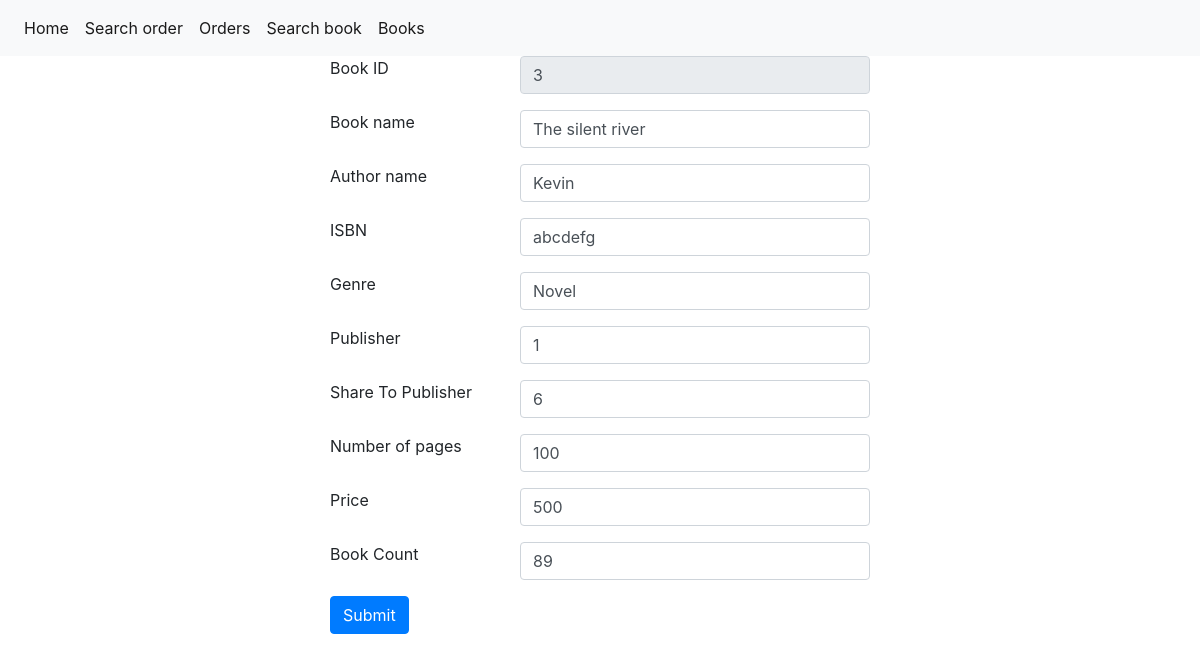
Screenshot of /book_store/edit_book.php?id=3 (signed in) with the database file from the repository.
### tables this page shows
CREATE TABLE `BOOK` (
  `id` int(11) NOT NULL,
  `name` varchar(50) NOT NULL,
  `author` varchar(50) NOT NULL,
  `isbn` varchar(50) NOT NULL,
  `genre` varchar(50) NOT NULL,
  `pages` int(11) DEFAULT NULL,
  `price` decimal(10,0) NOT NULL,
  `book_cnt` int(11) NOT NULL,
  `publisher` int(11) DEFAULT NULL,
  `share_to_pub` decimal(10,0) NOT NULL
);

### book_store/base.php (the view, shortened to what this page needs)
<?php
	function getConn() {
		try {
			$dbh = new PDO('mysql:host=localhost;dbname=book_store;charset=utf8', 'root', '');
			$dbh->setAttribute(PDO::ATTR_ERRMODE, PDO::ERRMODE_EXCEPTION);
			return $dbh;
		} catch(PDOException $e) {
			die();
		}
	}
	function pdo($pdo, $sql, $args = NULL) {
		$stmt = $pdo->prepare($sql);
		$stmt->execute($args);
		return $stmt;
	}
	function get_get_param($param_name) {
		if(!isset($_GET[$param_name])) {
			return "";
		} else {
			return trim($_GET[$param_name]);
		}
	}
	function show_item($items, $item_name) {
		if(!isset($items[$item_name])) {
			echo "";
		} else {
			echo $items[$item_name];
		}
	}
?>

### book_store/edit_book.php
<?php include "header.php" ?>
<?php
	include "base.php";
	$id = get_get_param("id");
	$book = array();
	if($id != "") {
		$book = pdo(getConn(), "SELECT * FROM BOOK WHERE id = ?", [$id])->fetch();
	}
?>
<div class="container">
	<div class="row justify-content-center">
		<div class="col-6">
			<form action="./action_book.php" method="POST">
				<div class="form-group row">
					<label for="id" class="col-4">Book ID</label>
					<div class="col-8">
						<input type="text" class="form-control" id="id" name="id" readonly
							value="<?php show_item($book, 'id'); ?>">
					</div>
				</div>
				<div class="form-group row">
					<label for="name" class="col-4">Book name</label>
					<div class="col-8">
						<input type="text" class="form-control" id="name" name="name"
							value="<?php show_item($book, 'name'); ?>">
					</div>
				</div>
				<div class="form-group row">
					<label for="author" class="col-4">Author name</label>
					<div class="col-8">
						<input type="text" class="form-control" id="author" name="author"
							value="<?php show_item($book, 'author'); ?>">
					</div>
				</div>
				<div class="form-group row">
					<label for="isbn" class="col-4">ISBN</label>
					<div class="col-8">
						<input type="text" class="form-control" id="isbn" name="isbn"
							value="<?php show_item($book, 'isbn'); ?>">
					</div>
				</div>
				<div class="form-group row">
					<label for="genre" class="col-4">Genre</label>
					<div class="col-8">
						<input type="text" class="form-control" id="genre" name="genre"
							value="<?php show_item($book, 'genre'); ?>">
					</div>
				</div>
				<div class="form-group row">
					<label for="publisher" class="col-4">Publisher</label>
					<div class="col-8">
						<input type="text" class="form-control" id="publisher" name="publisher"
							value="<?php show_item($book, 'publisher'); ?>">
					</div>
				</div>
				<div class="form-group row">
					<label for="share_to_pub" class="col-4">Share To Publisher</label>
					<div class="col-8">
						<input type="text" class="form-control" id="share_to_pub" name="share_to_pub"
							value="<?php show_item($book, 'share_to_pub'); ?>">
					</div>
				</div>
				<div class="form-group row">
					<label for="pages" class="col-4">Number of pages</label>
					<div class="col-8">
						<input type="text" class="form-control" id="pages" name="pages"
							value="<?php show_item($book, 'pages'); ?>">
					</div>
				</div>
				<div class="form-group row">
					<label for="price" class="col-4">Price</label>
					<div class="col-8">
						<input type="text" class="form-control" id="price" name="price"
							value="<?php show_item($book, 'price'); ?>">
					</div>
				</div>
				<div class="form-group row">
					<label for="book_cnt" class="col-4">Book Count</label>
					<div class="col-8">
						<input type="text" class="form-control" id="book_cnt" name="book_cnt"
							value="<?php show_item($book, 'book_cnt'); ?>">
					</div>
				</div>
				<button type="submit" class="btn btn-primary">Submit</button>
			</form>
		</div>
	</div>
</div>
<?php include "footer.php" ?>

### rows the page displays
book: id "3", name "The silent river", author "Kevin", isbn "abcdefg", genre "Novel", publisher "1", share_to_pub "6", pages "100", price "500", book_cnt "89"
